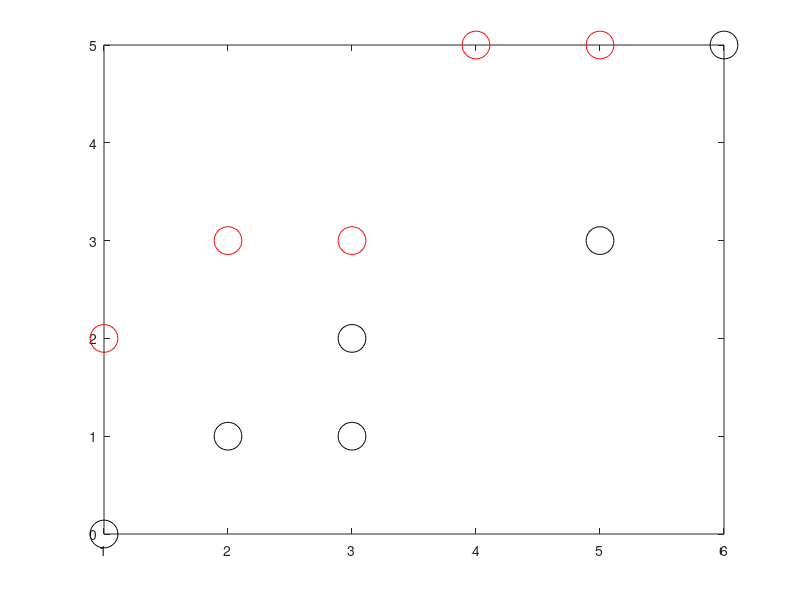

Write the MATLAB code that produced this figure. (Note: this script raises an error after producing the figure.)
close 
close all
clc

x1 = [1,2;2,3;3,3;4,5;5,5]';
x2 = [1,0;2,1;3,1;3,2;5,3;6,5]';
figure
plot(x1(1,:),x1(2,:),'ro','MarkerSize',20)
hold on
plot(x2(1,:),x2(2,:),'ko','MarkerSize',20)
hold on
tn = [ones(length(x1),1);-ones(length(x2),1)]';
x = [x1,x2];

C = 1;
% H = (tn'*tn).*(x'*x)+eye(length(6))*0.001;
H = (tn'*tn).*(x'*x);
f = -ones(length(x),1);

Aineq = -eye(length(x));
bineq = zeros(length(x),1);

Aeq = [tn;zeros(length(x)-1,length(x))];
beq = zeros(length(x),1);

[lambda,FVAL,EXITFLAG] = quadprog(H,f,Aineq,bineq,Aeq,beq);
svm_index = find(round(lambda,2));
w = (lambda.*tn')'*x';

Ns = length(svm_index);
tn_n = tn(svm_index);
x_n = x(:,svm_index);
pos_svm = x_n(:,find(tn_n(tn_n>0)));
neg_svm = x_n(:,length(find(tn_n(tn_n>0)))+1:end);
lambda_n = lambda(svm_index,:);
b=0;
for i = 1:Ns
    i=1;
    b=b+(tn_n(:,i)-(lambda_n.*tn_n')'*x_n'*x_n(:,i));
end
b = b/Ns;
y = w*x+b;
class=sign(y);
true_class = tn;
rr = [1,2,3,4,5,6,7,8,9,10,11];
plot([1,6],[0,5])